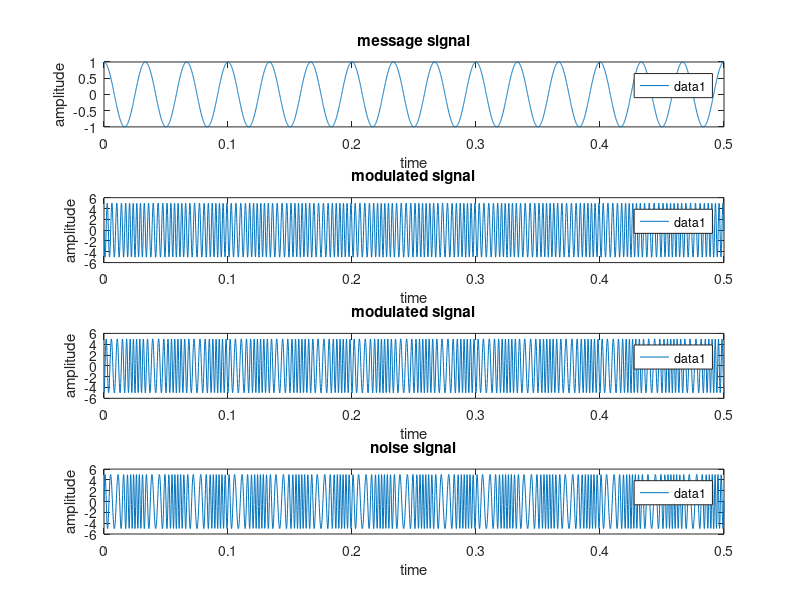
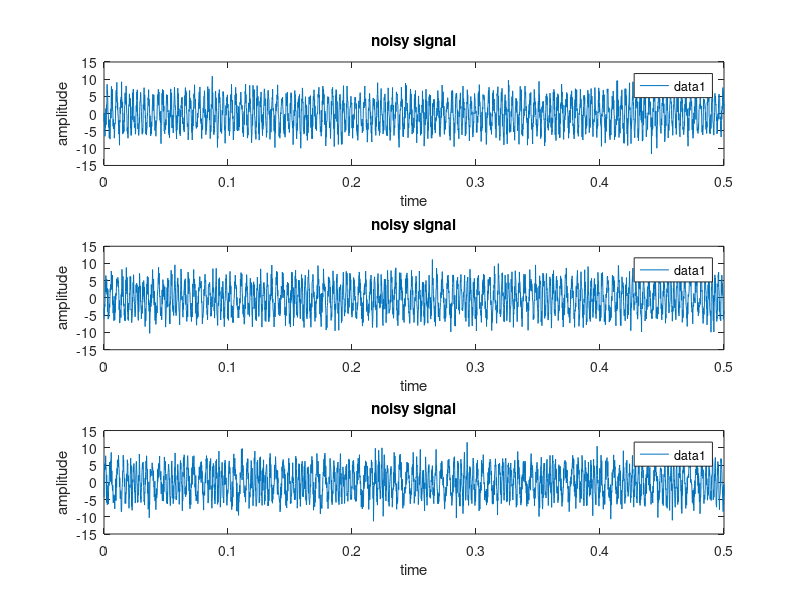

MATLAB code to generate these figures, in order: (Note: this script raises an error after producing the figures.)
clear ;
close all;

fm = 30;
d = 0.5;
Fs = 6000;
t = 0 : 1/Fs : 0.5;
mt = cos(2*pi*fm*t);
kp = [pi/2,pi,3*pi/2];
Bp = kp;
Au = 5;
fc = 300;
u1 = Au*cos(2*pi*fc*t+Bp(1)*mt);
u2 = Au*cos(2*pi*fc*t+Bp(2)*mt);
u3 = Au*cos(2*pi*fc*t+Bp(3)*mt);

subplot(411), plot(t,mt);
title("message signal");
ylabel("amplitude");
xlabel("time");
legend()
subplot(412), plot(t,u1);
title("modulated signal");
ylabel("amplitude");
xlabel("time");
legend()
subplot(413), plot(t,u2);
title("modulated signal");
ylabel("amplitude");
xlabel("time");
legend()
subplot(414), plot(t,u3);
title("modulated signal");
ylabel("amplitude");
xlabel("time");
legend()
SNR = 5;
Pt = Au*Au/2;
Y1 = awgn(u1,SNR,"measured");
title("noise signal");
ylabel("amplitude");
xlabel("time");
legend()
Y2 = awgn(u2,SNR,"measured");
title("noise signal");
ylabel("amplitude");
xlabel("time");
legend()
Y3 = awgn(u3,SNR,"measured");
title("noise signal");
ylabel("amplitude");
xlabel("time");
legend()
figure(2);
subplot(311),plot(t,Y1);
title("noisy signal");
ylabel("amplitude");
xlabel("time");
legend()
subplot(312),plot(t,Y2);
title("noisy signal");
ylabel("amplitude");
xlabel("time");
legend()
subplot(313),plot(t,Y3);
title("noisy signal");
ylabel("amplitude");
xlabel("time");
legend()

D1 = pmdemod(u1,fc,Fs,Bp(1));
D2 = pmdemod(u2,fc,Fs,Bp(2));
D3 = pmdemod(u3,fc,Fs,Bp(3));
figure(3);
subplot(311),plot(t,D1);
title("demodulated signal");
ylabel("amplitude");
xlabel("time");
legend('D1');
subplot(312),plot(t,D2);
title("demodulated signal");
ylabel("amplitude");
xlabel("time");
legend('D2');
subplot(313),plot(t,D3);
title("demodulated signal");
ylabel("amplitude");
xlabel("time");
legend('D3');
n = 8;
[bl,al]=butter(n,30/(Fs/2),'low');
s1=filter(bl,al,D1);
s2=filter(bl,al,D2);
s3=filter(bl,al,D3);
figure(4);
subplot(311),plot(t,mt);
title("message signal");
ylabel("amplitude");
xlabel("time");
legend('m(t)');
hold on;
plot(t,s1);
title("recovered signal");
ylabel("amplitude");
xlabel("time");
legend('s1(t)');
subplot(312),plot(t,mt);
title("message signal");
ylabel("amplitude");
xlabel("time");
legend('m(t)');
hold on;
plot(t,s2);
title("recovered signal");
ylabel("amplitude");
xlabel("time");
legend('s2(t)');
subplot(313),plot(t,mt);
title("message signal");
ylabel("amplitude");
xlabel("time");
legend('m(t)');
hold on;
plot(t,s3);
title("recovered signal");
ylabel("amplitude");
xlabel("time");
legend('s3(t)');